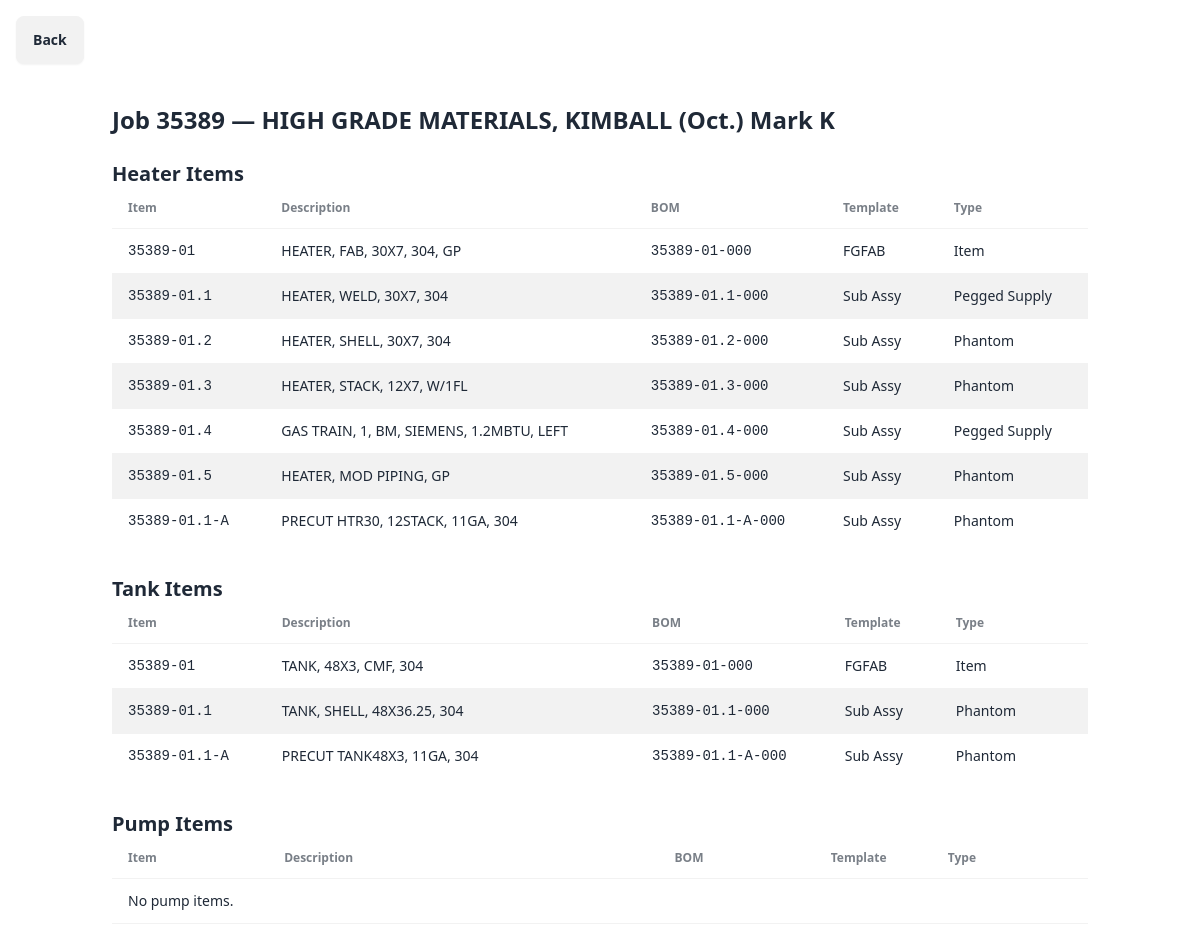
The page /d365/print/35389/ (signed in) on the database its author committed.
### d365/models.py (models this page shows, shortened)
class D365Job(models.Model):
    job_number = models.CharField(max_length=64, unique=True)
    job_name = models.CharField(max_length=255, blank=True, null=True)
    created_at = models.DateTimeField(default=timezone.now)
    updated_at = models.DateTimeField(auto_now=True)

### d365/views.py (the view)
# urls.py: path('print/<str:job_number>/', views.print_job, name='d365_print_job'),
@login_required
def print_job(request: HttpRequest, job_number: str) -> HttpResponse:
    job = get_object_or_404(D365Job, job_number=job_number)
    heater = D365Heater.objects.filter(job_number=job_number).order_by('-created_at').first()
    tank = D365Tank.objects.filter(job_number=job_number).order_by('-created_at').first()
    pump = D365Pump.objects.filter(job_number=job_number).order_by('-created_at').first()
    selected_sections = request.GET.get('sections', 'heater,tank,pump').split(',')
    heater_items = []
    tank_items = []
    pump_items = []
    if 'heater' in selected_sections and heater:
        heater_items = _format_items(job_number, heater.dash_number or '01', _build_heater_rows(heater, heater.stack_height))
    if 'tank' in selected_sections and tank:
        tank_items = _format_items(job_number, tank.dash_number or '01', _build_tank_rows(tank))
    if 'pump' in selected_sections and pump:
        pump_items = _format_items(job_number, pump.dash_number or '01', _build_pump_rows(pump))
    return render(request, 'd365/print.html', {
        'job': job,
        'heater_items': heater_items,
        'tank_items': tank_items,
        'pump_items': pump_items,
        'selected_sections': selected_sections,
    })

### d365/views.py (called while the page is built)
def _fmt_dim(value: float | int) -> str:
    try:
        iv = int(value)
        if float(value) == float(iv):
            return f"{iv}"
        return f"{value}"
    except Exception:
        return str(value)

def _build_tank_rows(tank: D365Tank) -> list[dict]:
    d = _fmt_dim(tank.tank_diameter)
    h = _fmt_dim(tank.tank_height)
    material = (tank.material or '').upper()
    ttype = (tank.tank_type or '').upper()
    ti = _fmt_dim(tank.tank_inches)
    rows: list[dict] = []
    rows.append({'description': f"TANK, {d}X{h}, {ttype}, {material}", 'product_type': 'Finished Good'})
    rows.append({'description': f"TANK, SHELL, {d}X{ti}, {material}", 'product_type': 'Raw Material'})
    rows.append({'description': f"PRECUT TANK{d}X{h}, 11GA, {material}", 'product_type': 'Raw Material', 'override_suffix': 'A'})
    return rows

### templates/d365/print.html (shortened to what this page needs)
<!DOCTYPE html>
<html lang="en" data-theme="light">
<head>
    <script src="https://cdn.tailwindcss.com"></script>
    <link href="https://cdn.jsdelivr.net/npm/daisyui@4.12.10/dist/full.min.css" rel="stylesheet" type="text/css" />
</head>
<body class="bg-base-100">
    <div class="no-print p-4">
        <a href="/d365/" class="btn">Back</a>
    </div>
    <div class="container mx-auto p-6">
        <h1 class="text-2xl font-bold">Job {{ job.job_number }} — {{ job.job_name }}</h1>
        <div class="mt-6 grid grid-cols-1 gap-8">
            {% if 'heater' in selected_sections %}
            <div>
                <h2 class="text-xl font-semibold">Heater Items</h2>
                <table class="table table-zebra w-full">
                    <thead>
                        <tr>
                            <th class="w-32">Item</th>
                            <th class="w-80">Description</th>
                            <th class="w-32">BOM</th>
                            <th class="w-24">Template</th>
                            <th class="w-32">Type</th>
                        </tr>
                    </thead>
                    <tbody>
                        {% for row in heater_items %}
                        <tr>
                            <td class="font-mono text-sm whitespace-nowrap">{{ row.item_number }}</td>
                            <td class="text-sm whitespace-nowrap">{{ row.description }}</td>
                            <td class="font-mono text-sm whitespace-nowrap">{{ row.bom }}</td>
                            <td class="text-sm whitespace-nowrap">{{ row.template }}</td>
                            <td class="text-sm whitespace-nowrap">{{ row.product_type }}</td>
                        </tr>
                        {% empty %}
                        <tr><td colspan="5">No heater items.</td></tr>
                        {% endfor %}
                    </tbody>
                </table>
            </div>
            {% endif %}
            {% if 'tank' in selected_sections %}
            <div>
                <h2 class="text-xl font-semibold">Tank Items</h2>
                <table class="table table-zebra w-full">
                    <thead>
                        <tr>
                            <th class="w-32">Item</th>
                            <th class="w-80">Description</th>
                            <th class="w-32">BOM</th>
                            <th class="w-24">Template</th>
                            <th class="w-32">Type</th>
                        </tr>
                    </thead>
                    <tbody>
                        {% for row in tank_items %}
                        <tr>
                            <td class="font-mono text-sm whitespace-nowrap">{{ row.item_number }}</td>
                            <td class="text-sm whitespace-nowrap">{{ row.description }}</td>
                            <td class="font-mono text-sm whitespace-nowrap">{{ row.bom }}</td>
                            <td class="text-sm whitespace-nowrap">{{ row.template }}</td>
                            <td class="text-sm whitespace-nowrap">{{ row.product_type }}</td>
                        </tr>
                        {% empty %}
                        <tr><td colspan="5">No tank items.</td></tr>
                        {% endfor %}
                    </tbody>
                </table>
            </div>
            {% endif %}
            {% if 'pump' in selected_sections %}
            <div>
                <h2 class="text-xl font-semibold">Pump Items</h2>
                <table class="table table-zebra w-full">
                    <thead>
                        <tr>
                            <th class="w-32">Item</th>
                            <th class="w-80">Description</th>
                            <th class="w-32">BOM</th>
                            <th class="w-24">Template</th>
                            <th class="w-32">Type</th>
                        </tr>
                    </thead>
                    <tbody>
                        {% for row in pump_items %}
                        <tr>
                            <td class="font-mono text-sm whitespace-nowrap">{{ row.item_number }}</td>
                            <td class="text-sm whitespace-nowrap">{{ row.description }}</td>
                            <td class="font-mono text-sm whitespace-nowrap">{{ row.bom }}</td>
                            <td class="text-sm whitespace-nowrap">{{ row.template }}</td>
                            <td class="text-sm whitespace-nowrap">{{ row.product_type }}</td>
                        </tr>
                        {% empty %}
                        <tr><td colspan="5">No pump items.</td></tr>
                        {% endfor %}
                    </tbody>
                </table>
            </div>
            {% endif %}
        </div>
    </div>
</body>
</html>

### rows shown on the page
D365Job: job_number "35389", job_name "HIGH GRADE MATERIALS, KIMBALL (Oct.) Mark K"

### other values the page prints
{{ row.item_number }} "35389-01" "35389-01.1" "35389-01.2" "35389-01.3" "35389-01.4" "35389-01.5" "35389-01.1-A"
{{ row.description }} "HEATER, FAB, 30X7, 304, GP" "HEATER, WELD, 30X7, 304" "HEATER, SHELL, 30X7, 304" "HEATER, STACK, 12X7, W/1FL" "GAS TRAIN, 1, BM, SIEMENS, 1.2MBTU, LEFT" "HEATER, MOD PIPING, GP" "PRECUT HTR30, 12STACK, 11GA, 304"
{{ row.bom }} "35389-01-000" "35389-01.1-000" "35389-01.2-000" "35389-01.3-000" "35389-01.4-000" "35389-01.5-000" "35389-01.1-A-000"
{{ row.template }} "FGFAB" "Sub Assy" "Sub Assy" "Sub Assy" "Sub Assy" "Sub Assy" "Sub Assy"
{{ row.product_type }} "Item" "Pegged Supply" "Phantom" "Phantom" "Pegged Supply" "Phantom" "Phantom"
{{ row.item_number }} "35389-01" "35389-01.1" "35389-01.1-A"
{{ row.description }} "TANK, 48X3, CMF, 304" "TANK, SHELL, 48X36.25, 304" "PRECUT TANK48X3, 11GA, 304"
{{ row.bom }} "35389-01-000" "35389-01.1-000" "35389-01.1-A-000"
{{ row.template }} "FGFAB" "Sub Assy" "Sub Assy"
{{ row.product_type }} "Item" "Phantom" "Phantom"
